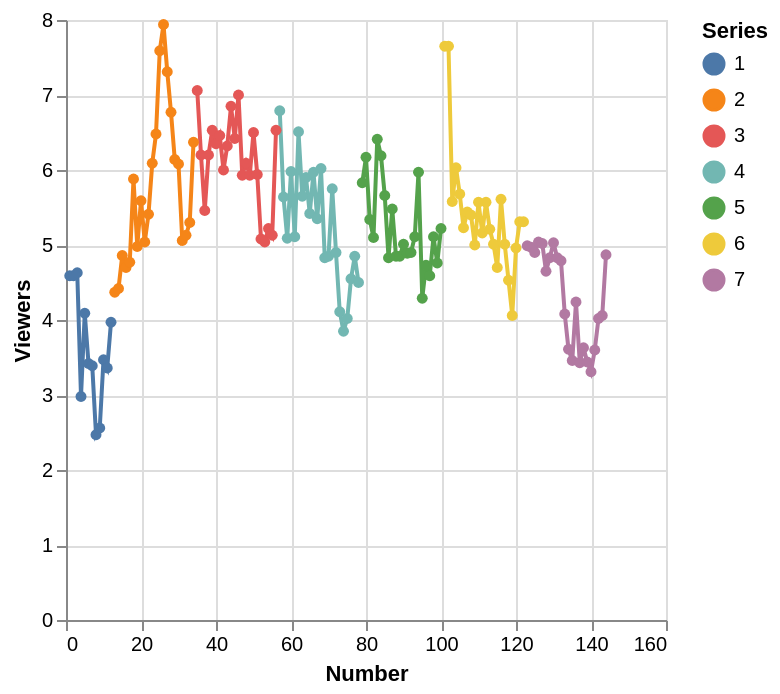

The code cell stored with this chart in its notebook:
### Code cell
import altair as alt

chart = alt.Chart(df).mark_line(point=True).encode(
    x="Number:Q",
    y="Viewers:Q",
    color="Series:N",
    tooltip=["Title", "Episode", "Series", "Viewers"]
)

chart

### Figure 1 — Vega-Lite specification as saved in the notebook (floating-point values rounded to 4 significant figures; data arrays with more than 128 entries replaced by an {"elided": "..."} marker saying what was removed)
{"config": {"view": {"continuousWidth": 300, "continuousHeight": 300}}, "data": {"name": "data-89da846d56d4bb9c6936b06bb1df51dc"}, "mark": {"type": "line", "point": true}, "encoding": {"color": {"field": "Series", "type": "nominal"}, "tooltip": [{"field": "Title", "type": "nominal"}, {"field": "Episode", "type": "quantitative"}, {"field": "Series", "type": "quantitative"}, {"field": "Viewers", "type": "quantitative"}], "x": {"field": "Number", "type": "quantitative"}, "y": {"field": "Viewers", "type": "quantitative"}}, "$schema": "https://vega.github.io/schema/vega-lite/v5.20.1.json", "datasets": {"data-89da846d56d4bb9c6936b06bb1df51dc": {"elided": "144 records"}}}
